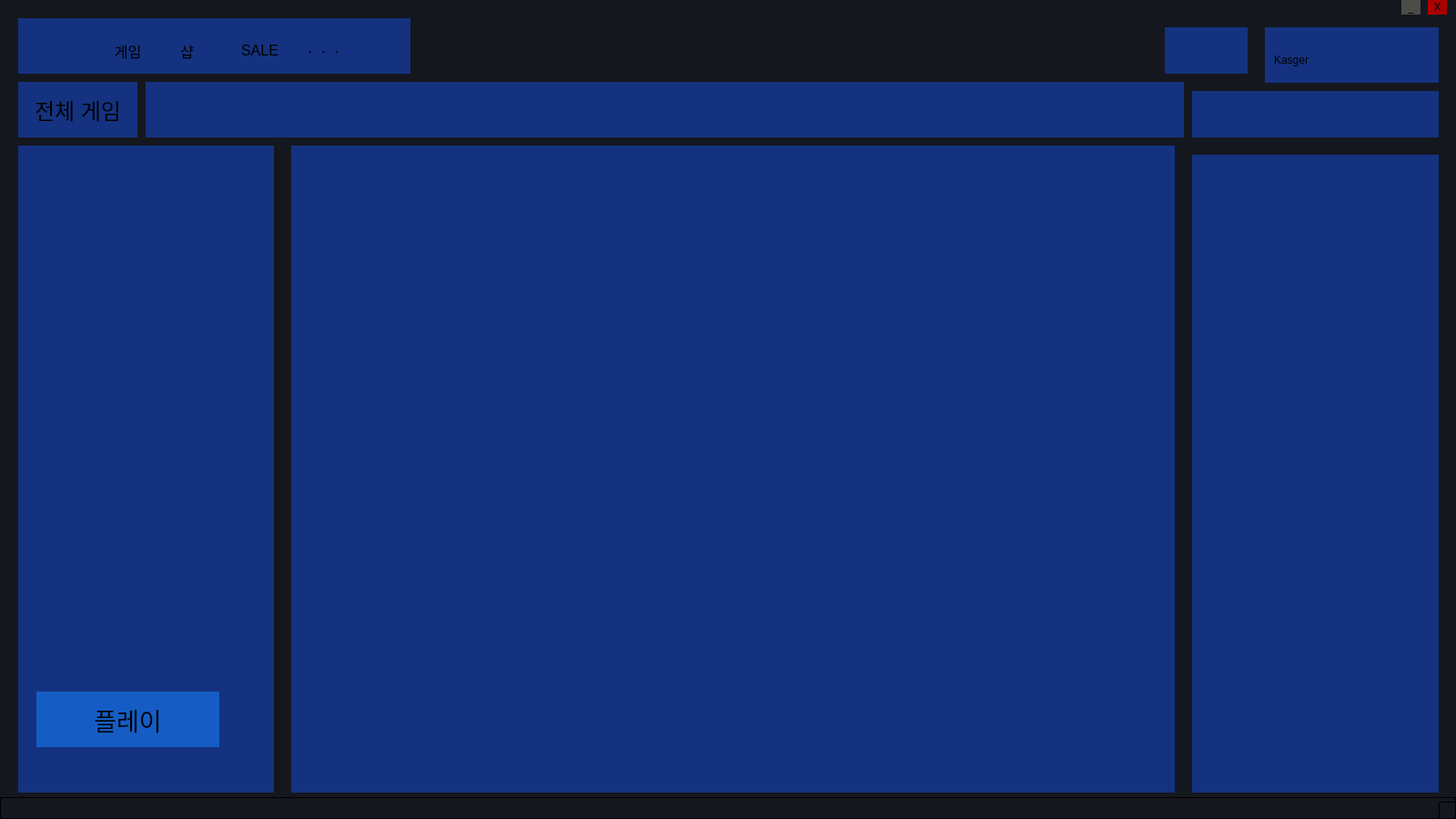
<?xml version="1.0" encoding="UTF-8"?>
<ui version="4.0">
 <class>MainWindow</class>
 <widget class="QMainWindow" name="MainWindow">
  <property name="enabled">
   <bool>true</bool>
  </property>
  <property name="geometry">
   <rect>
    <x>0</x>
    <y>0</y>
    <width>1600</width>
    <height>900</height>
   </rect>
  </property>
  <property name="minimumSize">
   <size>
    <width>1600</width>
    <height>900</height>
   </size>
  </property>
  <property name="maximumSize">
   <size>
    <width>1600</width>
    <height>900</height>
   </size>
  </property>
  <property name="baseSize">
   <size>
    <width>1600</width>
    <height>900</height>
   </size>
  </property>
  <property name="windowTitle">
   <string>MainWindow</string>
  </property>
  <property name="styleSheet">
   <string notr="true">background-color: rgb(21, 23, 30);
border: 1px solid black;</string>
  </property>
  <widget class="QWidget" name="MainWidget">
   <property name="styleSheet">
    <string notr="true">border: 0px solid black;</string>
   </property>
   <widget class="QFrame" name="logoFrame">
    <property name="geometry">
     <rect>
      <x>20</x>
      <y>20</y>
      <width>431</width>
      <height>61</height>
     </rect>
    </property>
    <property name="styleSheet">
     <string notr="true">background-color: rgb(20, 50, 127);</string>
    </property>
    <property name="frameShape">
     <enum>QFrame::StyledPanel</enum>
    </property>
    <property name="frameShadow">
     <enum>QFrame::Raised</enum>
    </property>
    <widget class="QLabel" name="wholeGameLabel">
     <property name="geometry">
      <rect>
       <x>100</x>
       <y>20</y>
       <width>41</width>
       <height>31</height>
      </rect>
     </property>
     <property name="font">
      <font>
       <pointsize>12</pointsize>
      </font>
     </property>
     <property name="text">
      <string>게임</string>
     </property>
     <property name="alignment">
      <set>Qt::AlignCenter</set>
     </property>
    </widget>
    <widget class="QLabel" name="shopLabel">
     <property name="geometry">
      <rect>
       <x>170</x>
       <y>20</y>
       <width>31</width>
       <height>31</height>
      </rect>
     </property>
     <property name="font">
      <font>
       <pointsize>12</pointsize>
      </font>
     </property>
     <property name="text">
      <string>샵</string>
     </property>
     <property name="alignment">
      <set>Qt::AlignCenter</set>
     </property>
    </widget>
    <widget class="QLabel" name="saleLabel">
     <property name="geometry">
      <rect>
       <x>240</x>
       <y>20</y>
       <width>51</width>
       <height>31</height>
      </rect>
     </property>
     <property name="font">
      <font>
       <pointsize>12</pointsize>
      </font>
     </property>
     <property name="text">
      <string>SALE</string>
     </property>
     <property name="alignment">
      <set>Qt::AlignCenter</set>
     </property>
    </widget>
    <widget class="QLabel" name="lookUpLabel">
     <property name="geometry">
      <rect>
       <x>310</x>
       <y>20</y>
       <width>51</width>
       <height>31</height>
      </rect>
     </property>
     <property name="font">
      <font>
       <pointsize>12</pointsize>
      </font>
     </property>
     <property name="text">
      <string>ㆍㆍㆍ</string>
     </property>
     <property name="alignment">
      <set>Qt::AlignCenter</set>
     </property>
    </widget>
   </widget>
   <widget class="QFrame" name="profileFrame">
    <property name="geometry">
     <rect>
      <x>1390</x>
      <y>30</y>
      <width>191</width>
      <height>61</height>
     </rect>
    </property>
    <property name="styleSheet">
     <string notr="true">background-color: rgb(20, 50, 127);</string>
    </property>
    <property name="frameShape">
     <enum>QFrame::StyledPanel</enum>
    </property>
    <property name="frameShadow">
     <enum>QFrame::Raised</enum>
    </property>
    <widget class="QLabel" name="userIdLabel">
     <property name="geometry">
      <rect>
       <x>10</x>
       <y>20</y>
       <width>61</width>
       <height>31</height>
      </rect>
     </property>
     <property name="text">
      <string>Kasger</string>
     </property>
    </widget>
   </widget>
   <widget class="QFrame" name="socialFrame">
    <property name="geometry">
     <rect>
      <x>1310</x>
      <y>170</y>
      <width>271</width>
      <height>701</height>
     </rect>
    </property>
    <property name="styleSheet">
     <string notr="true">background-color: rgb(20, 50, 127);</string>
    </property>
    <property name="frameShape">
     <enum>QFrame::StyledPanel</enum>
    </property>
    <property name="frameShadow">
     <enum>QFrame::Raised</enum>
    </property>
    <widget class="QScrollArea" name="scrollArea">
     <property name="geometry">
      <rect>
       <x>0</x>
       <y>0</y>
       <width>331</width>
       <height>701</height>
      </rect>
     </property>
     <property name="widgetResizable">
      <bool>true</bool>
     </property>
     <widget class="QWidget" name="scrollAreaWidgetContents">
      <property name="geometry">
       <rect>
        <x>0</x>
        <y>0</y>
        <width>331</width>
        <height>701</height>
       </rect>
      </property>
      <widget class="QFrame" name="frame">
       <property name="geometry">
        <rect>
         <x>0</x>
         <y>0</y>
         <width>331</width>
         <height>41</height>
        </rect>
       </property>
       <property name="frameShape">
        <enum>QFrame::StyledPanel</enum>
       </property>
       <property name="frameShadow">
        <enum>QFrame::Raised</enum>
       </property>
      </widget>
      <widget class="QFrame" name="frame_2">
       <property name="geometry">
        <rect>
         <x>0</x>
         <y>89</y>
         <width>331</width>
         <height>61</height>
        </rect>
       </property>
       <property name="frameShape">
        <enum>QFrame::StyledPanel</enum>
       </property>
       <property name="frameShadow">
        <enum>QFrame::Raised</enum>
       </property>
      </widget>
     </widget>
    </widget>
   </widget>
   <widget class="QFrame" name="gameInfoFrame">
    <property name="geometry">
     <rect>
      <x>20</x>
      <y>160</y>
      <width>281</width>
      <height>711</height>
     </rect>
    </property>
    <property name="styleSheet">
     <string notr="true">background-color: rgb(20, 50, 127);</string>
    </property>
    <property name="frameShape">
     <enum>QFrame::StyledPanel</enum>
    </property>
    <property name="frameShadow">
     <enum>QFrame::Raised</enum>
    </property>
    <widget class="QPushButton" name="pushButton">
     <property name="geometry">
      <rect>
       <x>20</x>
       <y>600</y>
       <width>201</width>
       <height>61</height>
      </rect>
     </property>
     <property name="font">
      <font>
       <pointsize>20</pointsize>
      </font>
     </property>
     <property name="styleSheet">
      <string notr="true">background-color: rgb(21, 93, 197);</string>
     </property>
     <property name="text">
      <string>플레이</string>
     </property>
    </widget>
   </widget>
   <widget class="QFrame" name="gameListFrame">
    <property name="geometry">
     <rect>
      <x>160</x>
      <y>90</y>
      <width>1141</width>
      <height>61</height>
     </rect>
    </property>
    <property name="styleSheet">
     <string notr="true">background-color: rgb(20, 50, 127);</string>
    </property>
    <property name="frameShape">
     <enum>QFrame::StyledPanel</enum>
    </property>
    <property name="frameShadow">
     <enum>QFrame::Raised</enum>
    </property>
   </widget>
   <widget class="QFrame" name="socialFindFrame">
    <property name="geometry">
     <rect>
      <x>1310</x>
      <y>100</y>
      <width>271</width>
      <height>51</height>
     </rect>
    </property>
    <property name="styleSheet">
     <string notr="true">background-color: rgb(20, 50, 127);</string>
    </property>
    <property name="frameShape">
     <enum>QFrame::StyledPanel</enum>
    </property>
    <property name="frameShadow">
     <enum>QFrame::Raised</enum>
    </property>
   </widget>
   <widget class="QFrame" name="gameListButton">
    <property name="geometry">
     <rect>
      <x>20</x>
      <y>90</y>
      <width>131</width>
      <height>61</height>
     </rect>
    </property>
    <property name="styleSheet">
     <string notr="true">background-color: rgb(20, 50, 127);</string>
    </property>
    <property name="frameShape">
     <enum>QFrame::StyledPanel</enum>
    </property>
    <property name="frameShadow">
     <enum>QFrame::Raised</enum>
    </property>
    <widget class="QLabel" name="GameListLabel">
     <property name="geometry">
      <rect>
       <x>10</x>
       <y>10</y>
       <width>111</width>
       <height>41</height>
      </rect>
     </property>
     <property name="font">
      <font>
       <pointsize>18</pointsize>
      </font>
     </property>
     <property name="text">
      <string>전체 게임</string>
     </property>
     <property name="alignment">
      <set>Qt::AlignCenter</set>
     </property>
    </widget>
   </widget>
   <widget class="QFrame" name="gameUtilFrame">
    <property name="geometry">
     <rect>
      <x>1280</x>
      <y>30</y>
      <width>91</width>
      <height>51</height>
     </rect>
    </property>
    <property name="styleSheet">
     <string notr="true">background-color: rgb(20, 50, 127);</string>
    </property>
    <property name="frameShape">
     <enum>QFrame::StyledPanel</enum>
    </property>
    <property name="frameShadow">
     <enum>QFrame::Raised</enum>
    </property>
   </widget>
   <widget class="QFrame" name="contentsFrame">
    <property name="geometry">
     <rect>
      <x>320</x>
      <y>160</y>
      <width>971</width>
      <height>711</height>
     </rect>
    </property>
    <property name="styleSheet">
     <string notr="true">background-color: rgb(20, 50, 127);</string>
    </property>
    <property name="frameShape">
     <enum>QFrame::StyledPanel</enum>
    </property>
    <property name="frameShadow">
     <enum>QFrame::Raised</enum>
    </property>
    <widget class="QWidget" name="cefBrowseWidget" native="true">
     <property name="geometry">
      <rect>
       <x>10</x>
       <y>10</y>
       <width>951</width>
       <height>331</height>
      </rect>
     </property>
    </widget>
   </widget>
   <widget class="QFrame" name="controlFrame">
    <property name="geometry">
     <rect>
      <x>1400</x>
      <y>0</y>
      <width>191</width>
      <height>16</height>
     </rect>
    </property>
    <property name="frameShape">
     <enum>QFrame::StyledPanel</enum>
    </property>
    <property name="frameShadow">
     <enum>QFrame::Raised</enum>
    </property>
    <widget class="QPushButton" name="closeButton">
     <property name="geometry">
      <rect>
       <x>169</x>
       <y>0</y>
       <width>21</width>
       <height>16</height>
      </rect>
     </property>
     <property name="mouseTracking">
      <bool>false</bool>
     </property>
     <property name="styleSheet">
      <string notr="true">background-color: rgb(170, 0, 0);</string>
     </property>
     <property name="text">
      <string>X</string>
     </property>
    </widget>
    <widget class="QPushButton" name="minimizeButton">
     <property name="geometry">
      <rect>
       <x>140</x>
       <y>0</y>
       <width>21</width>
       <height>16</height>
      </rect>
     </property>
     <property name="mouseTracking">
      <bool>false</bool>
     </property>
     <property name="styleSheet">
      <string notr="true">background-color: rgb(76, 77, 72);</string>
     </property>
     <property name="text">
      <string>_</string>
     </property>
    </widget>
   </widget>
  </widget>
  <widget class="QStatusBar" name="statusbar">
   <property name="enabled">
    <bool>false</bool>
   </property>
  </widget>
  <action name="actionBattle_Net">
   <property name="text">
    <string>Battle.Net</string>
   </property>
  </action>
 </widget>
 <resources/>
 <connections/>
</ui>
